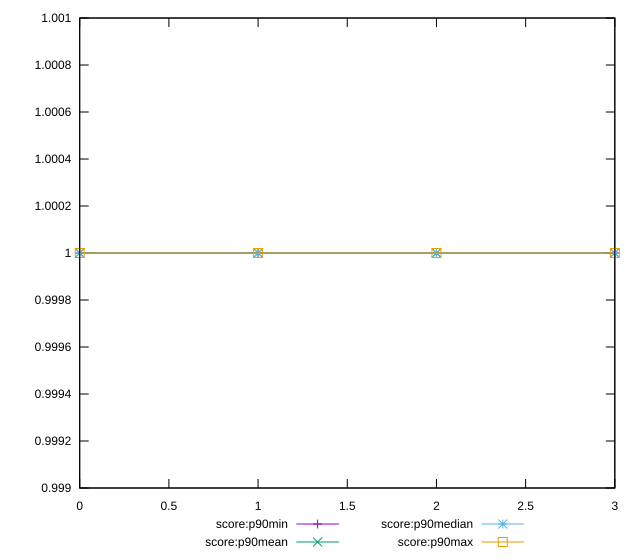

Recreate this plot in gnuplot.
reset

$scoreP90Min <<EOF
0 1
1 1
2 1
3 1
EOF

$scoreP90Mean <<EOF
0 1
1 1
2 1
3 1
EOF

$scoreP90Median <<EOF
0 1
1 1
2 1
3 1
EOF

$scoreP90Max <<EOF
0 1
1 1
2 1
3 1
EOF

set key outside below
set xrange [0:3]
set yrange [0.999:1.001]
set trange [0.999:1.001]
set terminal svg size 640, 560 enhanced background rgb 'white'
set output "reports/report_00033_2021-03-01T14-23-16.841Z/unminified-css/progression/score.svg"

plot $scoreP90Min title "score:p90min" with linespoints, \
     $scoreP90Mean title "score:p90mean" with linespoints, \
     $scoreP90Median title "score:p90median" with linespoints, \
     $scoreP90Max title "score:p90max" with linespoints

reset
